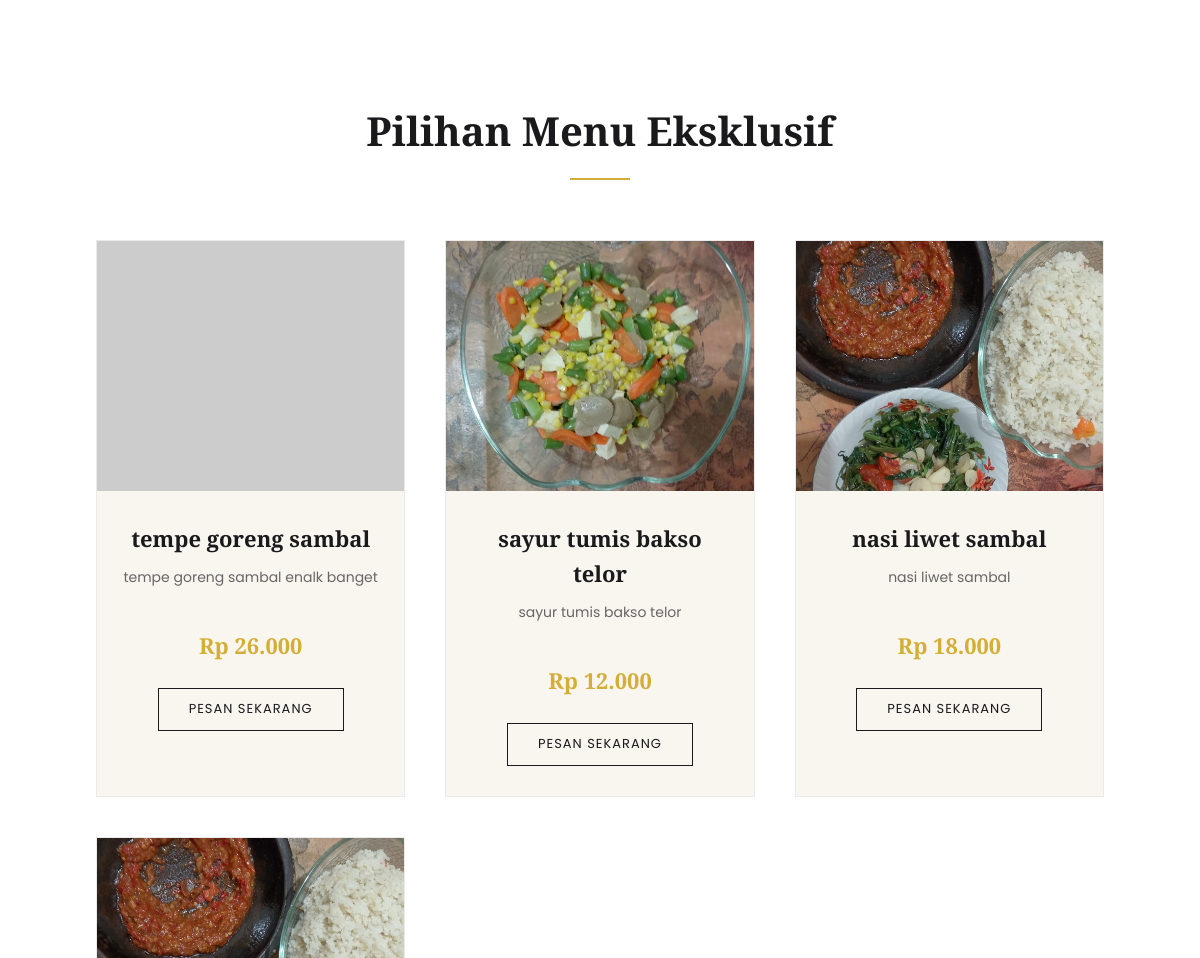
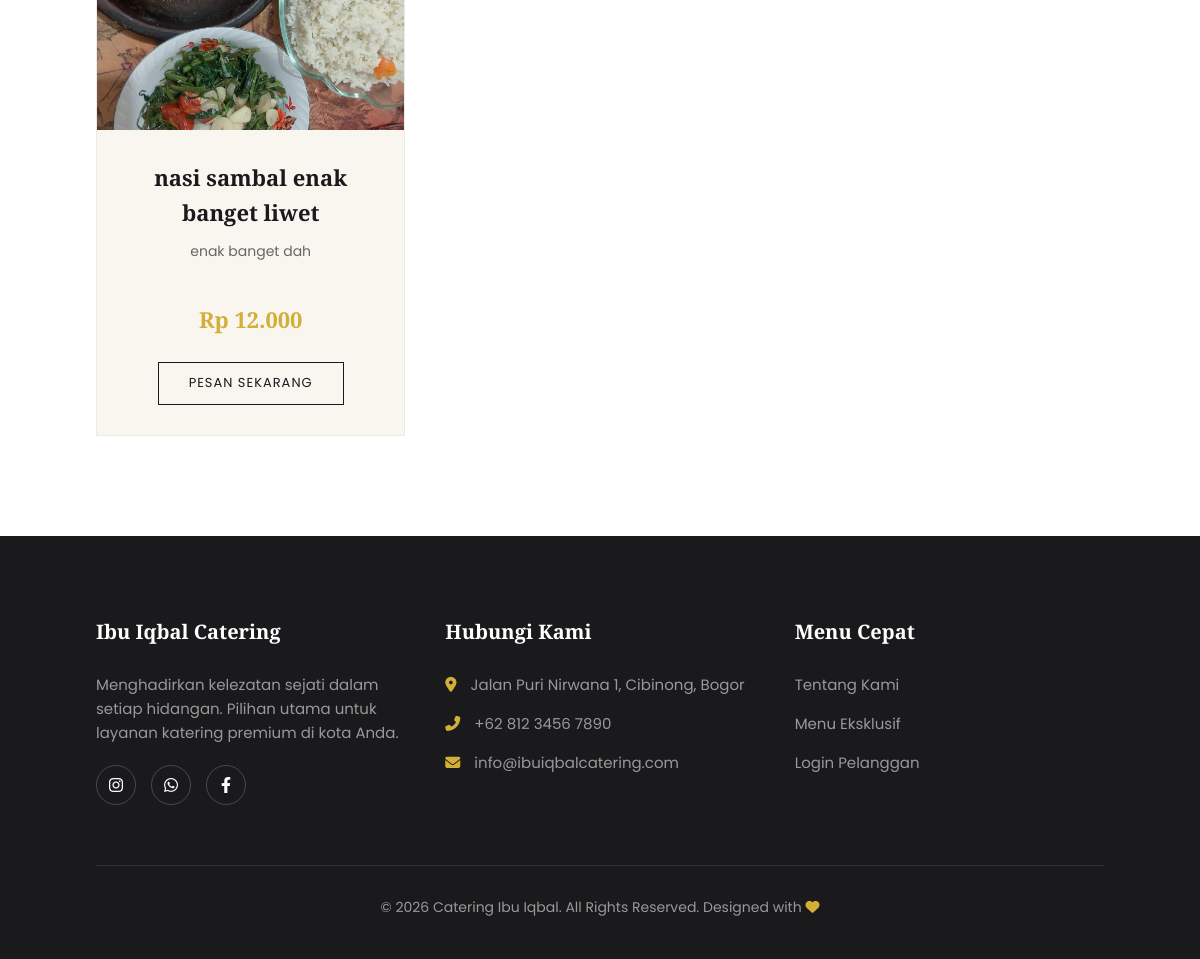
Before: / (lower part) with the older database file (2 pictures, top to bottom).
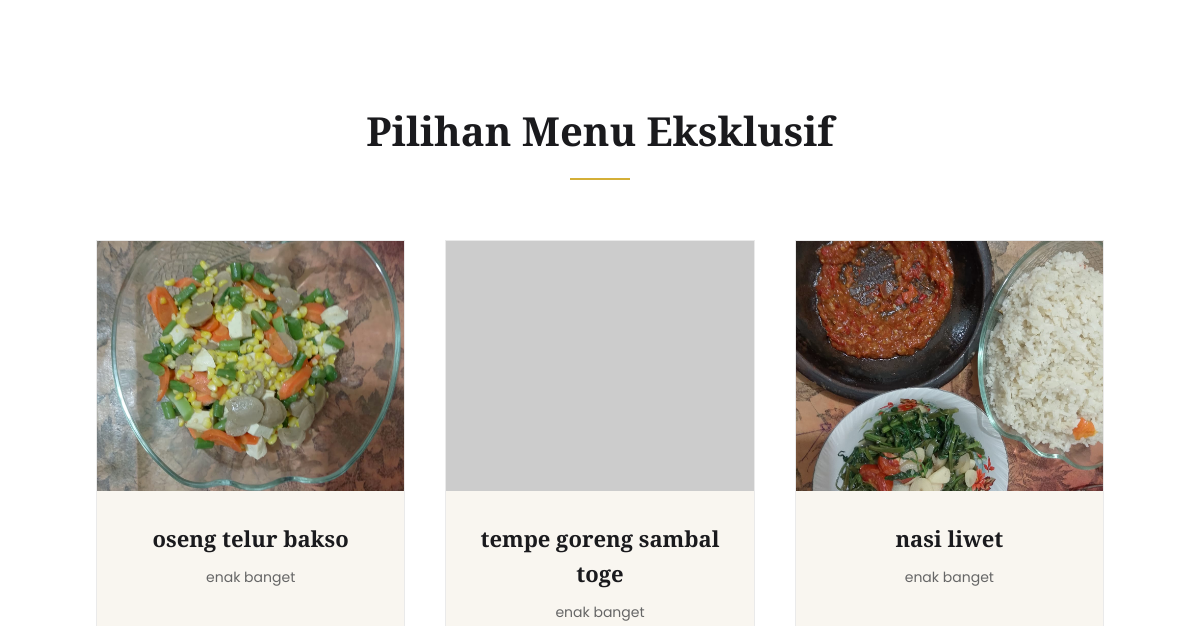
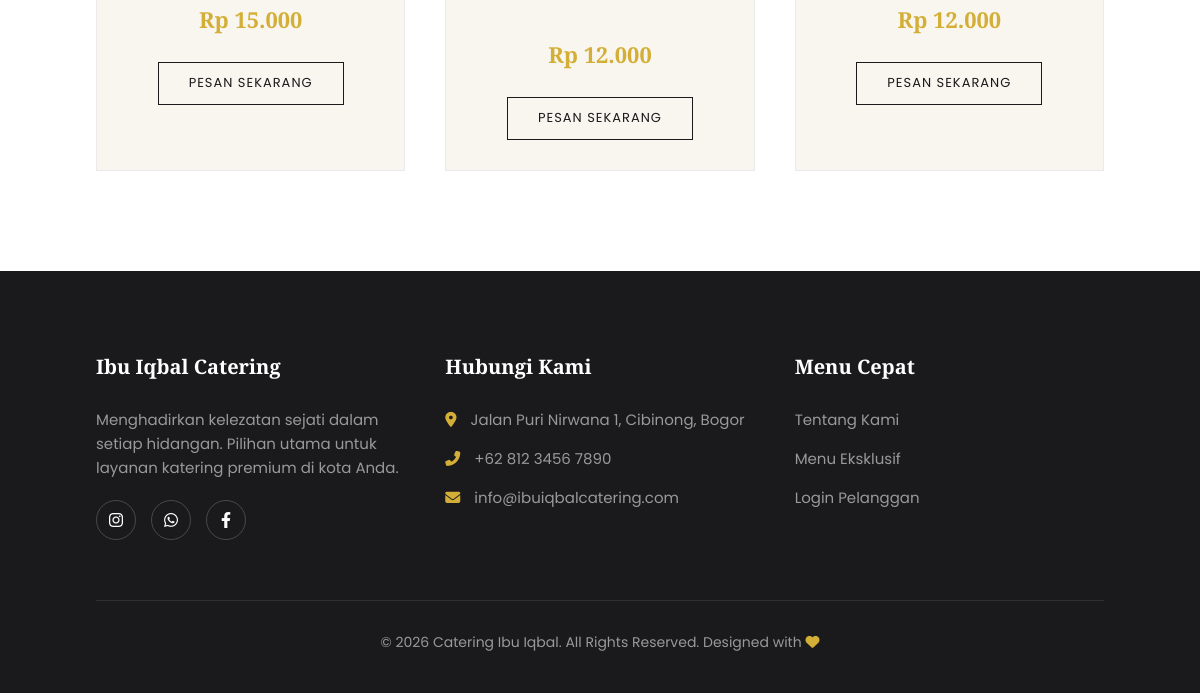
After: the same page with the newer database file (2 pictures, top to bottom).
### tables this page shows
CREATE TABLE `produk` (
  `id` int(11) NOT NULL,
  `nama` varchar(100) DEFAULT NULL,
  `deskripsi` text,
  `harga` int(11) DEFAULT NULL,
  `gambar` varchar(100) DEFAULT NULL
);

### index.php (the view, shortened to what this page needs)
<?php include 'koneksi.php'; ?>
<!DOCTYPE html>
<html lang="id">
<head>
    <link rel="stylesheet" href="https://cdnjs.cloudflare.com/ajax/libs/font-awesome/6.4.0/css/all.min.css">
</head>
<body>
    <section class="section-padding produk" id="produk">
        <div class="section-title">
            <h2>Pilihan Menu Eksklusif</h2>
            <div class="separator"></div>
        </div>
        <div class="grid">
            <?php
            $data = mysqli_query($conn,"SELECT * FROM produk");
            while($d = mysqli_fetch_array($data)){
            ?>
            <div class="card">
                <div class="card-img-wrapper">
                    <?php if($d['gambar'] != "" && file_exists("upload/".$d['gambar'])){ ?>
                        <img src="upload/<?= $d['gambar']; ?>" alt="<?= htmlspecialchars($d['nama']); ?>">
                    <?php } else { ?>
                        <img src="https://via.placeholder.com/400x300?text=No+Image" alt="No Image">
                    <?php } ?>
                </div>
                <div class="card-body">
                    <h3><?= htmlspecialchars($d['nama']); ?></h3>
                    <p><?= htmlspecialchars($d['deskripsi']); ?></p>
                    <div class="price">Rp <?= number_format($d['harga'], 0, ',', '.'); ?></div>
                    <a href="login.php" class="buy-btn">Pesan Sekarang</a>
                </div>
            </div>
            <?php } ?>
        </div>
    </section>
    <footer class="footer">
        <div class="footer-content">
            <div class="footer-col">
                <h4>Ibu Iqbal Catering</h4>
                <p>Menghadirkan kelezatan sejati dalam setiap hidangan. Pilihan utama untuk layanan katering premium di kota Anda.</p>
                <div class="social-links">
                    <a href="#"><i class="fa-brands fa-instagram"></i></a>
                    <a href="#"><i class="fa-brands fa-whatsapp"></i></a>
                    <a href="#"><i class="fa-brands fa-facebook-f"></i></a>
                </div>
            </div>
            <div class="footer-col">
                <h4>Hubungi Kami</h4>
                <p><i class="fa-solid fa-map-marker-alt"></i> Jalan Puri Nirwana 1, Cibinong, Bogor</p>
                <p><i class="fa-solid fa-phone-alt"></i> +62 812 3456 7890</p>
                <p><i class="fa-solid fa-envelope"></i> info@ibuiqbalcatering.com</p>
            </div>
            <div class="footer-col">
                <h4>Menu Cepat</h4>
                <p><a href="#about" style="color:#999;text-decoration:none;">Tentang Kami</a></p>
                <p><a href="#produk" style="color:#999;text-decoration:none;">Menu Eksklusif</a></p>
                <p><a href="login.php" style="color:#999;text-decoration:none;">Login Pelanggan</a></p>
            </div>
        </div>
        <div class="footer-bottom">
            <p>&copy; 2026 Catering Ibu Iqbal. All Rights Reserved. Designed with <i class="fa-solid fa-heart" style="color:var(--gold);"></i></p>
        </div>
    </footer>
</body>
</html>

### index.php (style rules this page uses)
:root { --gold: #D4AF37; --gold-dark: #AA8C2C; --dark: #1A1A1D; --light: #F9F6F0; --white: #FFFFFF; }
* { margin: 0; padding: 0; box-sizing: border-box; scroll-behavior: smooth; }
body { font-family: 'Poppins', sans-serif; background: var(--light); color: var(--dark); line-height: 1.6; }
h1, h2, h3, h4, .brand-name, .price { font-family: 'Playfair Display', serif; }
.section-padding { padding: 100px 8%; }
.section-title { text-align: center; margin-bottom: 60px; }
.section-title h2 { font-size: 40px; color: var(--dark); margin-bottom: 15px; }
.section-title .separator { width: 60px; height: 2px; background: var(--gold); margin: 0 auto; }
.produk { background: var(--white); }
.grid { display: grid; grid-template-columns: repeat(auto-fit, minmax(280px, 1fr)); gap: 40px; }
.card { background: var(--light); border: 1px solid #EAEAEA; transition: all 0.4s; position: relative; overflow: hidden; }
.card-img-wrapper { position: relative; width: 100%; height: 250px; overflow: hidden; }
.card-img-wrapper img { width: 100%; height: 100%; object-fit: cover; transition: all 0.6s; }
.card-body { padding: 30px 25px; text-align: center; }
.card-body h3 { font-size: 22px; margin-bottom: 10px; color: var(--dark); }
.card-body p { color: #666; font-size: 14px; margin-bottom: 20px; min-height: 42px; }
.price { color: var(--gold) !important; font-size: 22px !important; font-weight: 600; margin-bottom: 25px !important; }
.buy-btn { display: inline-block; padding: 10px 30px; background: transparent; color: var(--dark); border: 1px solid var(--dark); text-decoration: none; text-transform: uppercase; font-size: 13px; letter-spacing: 1px; transition: all 0.3s; }
.footer { background: var(--dark); color: #999; padding: 80px 8% 40px; }
.footer-content { display: grid; grid-template-columns: repeat(auto-fit, minmax(250px, 1fr)); gap: 40px; margin-bottom: 60px; }
.footer-col h4 { color: var(--white); font-size: 20px; margin-bottom: 25px; }
.footer-col p { margin-bottom: 15px; font-size: 15px; }
.footer-col p i { color: var(--gold); margin-right: 10px; }
.social-links { display: flex; gap: 15px; margin-top: 20px; }
.social-links a { display: inline-flex; align-items: center; justify-content: center; width: 40px; height: 40px; border: 1px solid rgba(255,255,255,0.2); color: var(--white); border-radius: 50%; transition: all 0.3s; text-decoration: none; }
.footer-bottom { text-align: center; padding-top: 30px; border-top: 1px solid rgba(255,255,255,0.1); font-size: 14px; }

Changed rows visible on the page:
removed produk: gambar (picture), nama "nasi liwet sambal", deskripsi "nasi liwet sambal", harga "18.000"
removed produk: gambar (picture), nama "nasi sambal enak banget liwet", deskripsi "enak banget dah", harga "12.000"
changed produk: gambar: picture added; nama "tempe goreng sambal" → "oseng telur bakso"; deskripsi "tempe goreng sambal enalk banget" → "enak banget"; harga "26.000" → "15.000"
changed produk: nama "sayur tumis bakso telor" → "tempe goreng sambal toge"; deskripsi "sayur tumis bakso telor" → "enak banget"; gambar: picture removed
added produk: gambar (picture), nama "nasi liwet", deskripsi "enak banget", harga "12.000"
